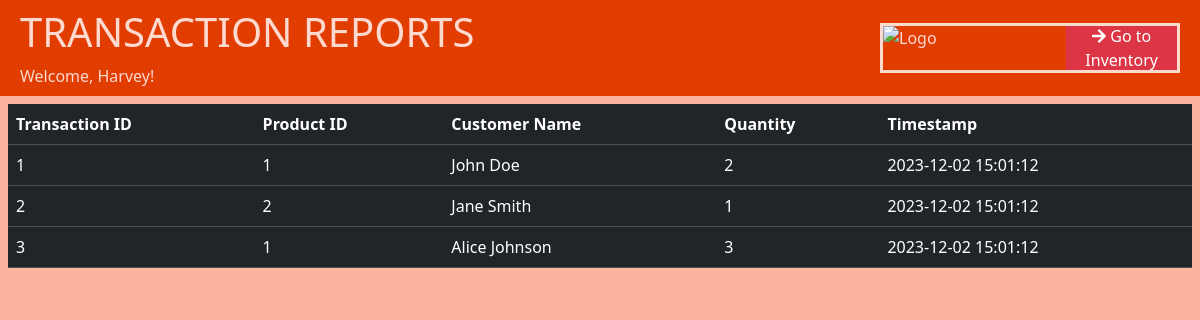
Screenshot of /report_page.php (signed in) with the database file from the repository.
### tables this page shows
CREATE TABLE IF NOT EXISTS `transacts` (
  `trans_ID` int NOT NULL AUTO_INCREMENT,
  `product_id` int NOT NULL,
  `customer_name` varchar(255) NOT NULL,
  `quantity` int NOT NULL,
  `timestamp` timestamp NOT NULL DEFAULT CURRENT_TIMESTAMP,
  PRIMARY KEY (`trans_ID`),
  KEY `product_id` (`product_id`)
);

### report_page.php (the view, shortened to what this page needs)
<!DOCTYPE html>
<html lang="en">
<head>
  <link href="https://cdn.jsdelivr.net/npm/bootstrap@5.3.1/dist/css/bootstrap.min.css" rel="stylesheet">
  <link rel="stylesheet" href="https://use.fontawesome.com/releases/v5.7.1/css/all.css">
  <link rel="stylesheet" href="./css/styleReport.css">
</head>
<body>
<div class="container-fluid">
    <div class="d-flex justify-content-between align-items-center p-2">
        <div>
            <h1 style="display: inline-block;">TRANSACTION REPORTS</h1>
            <div>
                <?php
                if(isset($_SESSION['name'])) {
                $name = $_SESSION['name'];
                echo "Welcome, $name!";
                } else {
                echo "User not logged in.";
                }
                ?>
            </div>
        </div>
        <div class="d-flex align-items-center" style=" border: solid; height:50px; width:300px; overflow: hidden; ">
            <img src="./img/loginBG.jpg" alt="Logo" class="container-image">
            <a href="index.php" class="btn btn-danger"><i class="fas fa-arrow-right"></i> Go to Inventory</a>
        </div>
    </div>
</div>
<div class="overflow-y-auto p-2" style="height: 560px;">
      <?php
      include 'connect.php';
      $sql = "SELECT * FROM transacts";
      $result = $conn->query($sql);
      if ($result->num_rows > 0) {
          echo "<table class='table table-dark table-hover' id='transactionTable'>";
          echo '
              <thead>
                  <tr>
                      <th scope="col">Transaction ID</th>
                      <th scope="col">Product ID</th>
                      <th scope="col">Customer Name</th>
                      <th scope="col">Quantity</th>
                      <th scope="col">Timestamp</th>
                  </tr>
              </thead>';
          echo '<tbody id="transactionTableBody">';
          while ($row = $result->fetch_assoc()) {
              echo '<tr>';
              echo "<td>" . $row["trans_ID"] . "</td>";
              echo "<td>" . $row["product_id"] . "</td>";
              echo "<td>" . $row["customer_name"] . "</td>";
              echo "<td>" . $row["quantity"] . "</td>";
              echo "<td>" . $row["timestamp"] . "</td>";
              echo '</tr>';
          }
          echo '</tbody>';
          echo "</table>";
      } else {
          echo "<p>No records found</p>";
      }
      ?>
</div>
</body>
</html>

### css/styleReport.css (style rules this page uses)
body { background-color: #fdb49f; }
.container-fluid { background-color: #e13d01; color: #fed9cf; }
.container-image { width: 100%; height: 100%; object-fit: cover; display: block; }

### rows the page displays
transacts: trans_ID "1", product "1", customer_name "John Doe", quantity "2", timestamp "2023-12-02 15:01:12"
transacts: trans_ID "2", product "2", customer_name "Jane Smith", quantity "1", timestamp "2023-12-02 15:01:12"
transacts: trans_ID "3", product "1", customer_name "Alice Johnson", quantity "3", timestamp "2023-12-02 15:01:12"

### other values shown
$name "Harvey"
